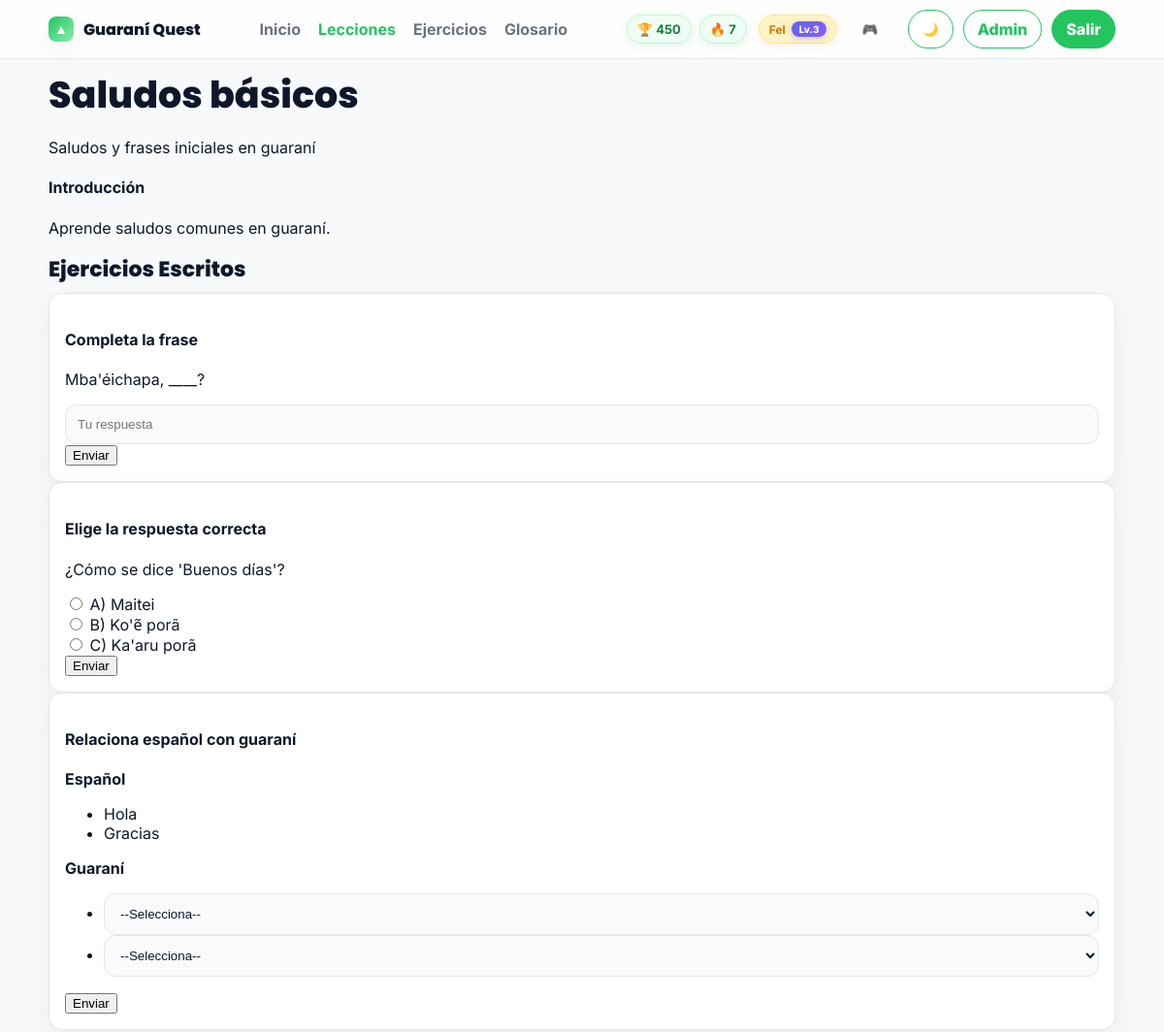
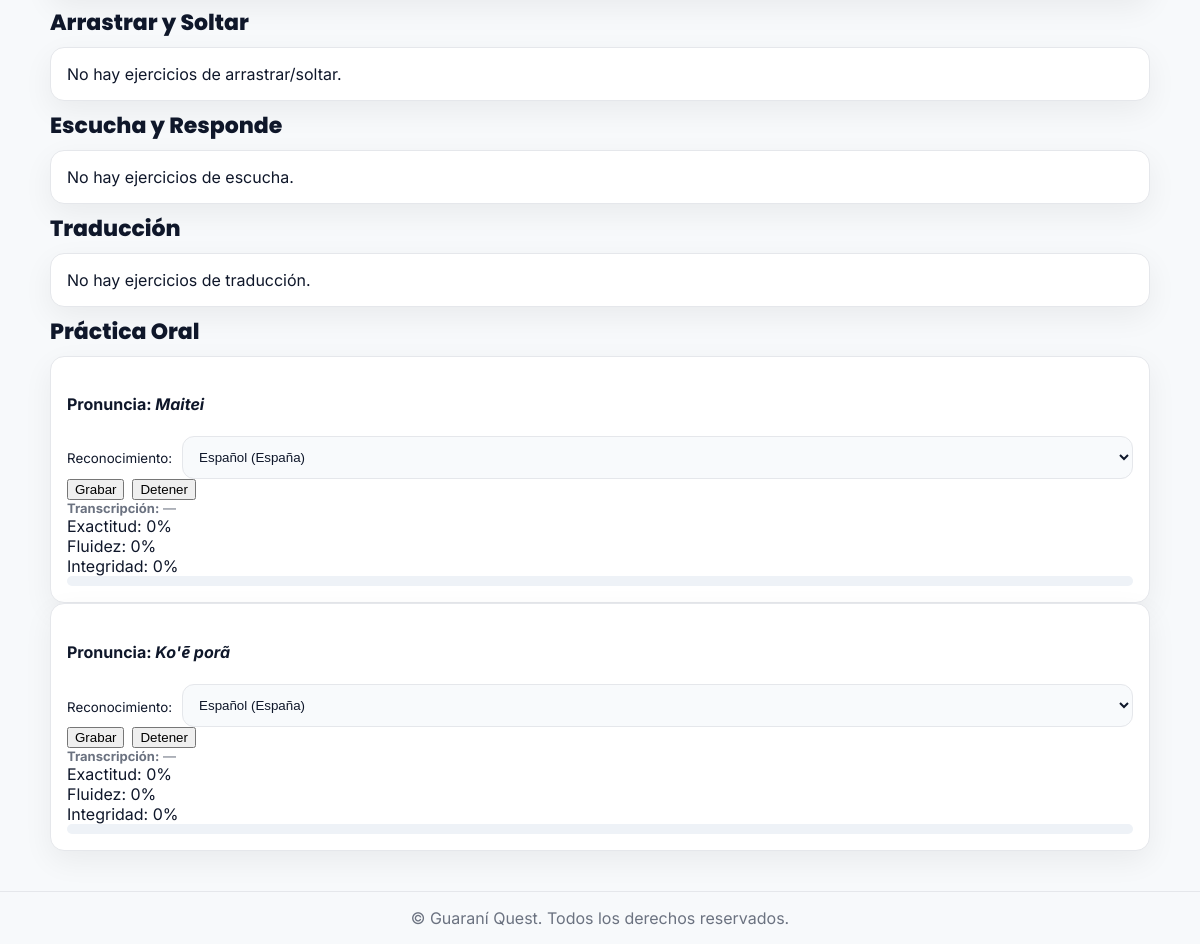
The app's page /learning/lessons/2/ (signed in) with its own data (2 pictures, top to bottom).
### learning/models.py (models this page shows, shortened)
class UserProfile(models.Model):
    user = models.OneToOneField(User, on_delete=models.CASCADE, related_name='profile')
    points = models.PositiveIntegerField(default=0)
    streak = models.PositiveIntegerField(default=0)
    last_active = models.DateField(auto_now=True)

class VirtualPet(models.Model):
    user = models.OneToOneField(User, on_delete=models.CASCADE, related_name='pet')
    name = models.CharField(max_length=50, default='Karai')
    species = models.CharField(max_length=50, default='Jaguareté')
    happiness = models.PositiveSmallIntegerField(default=50)  # 0-100
    energy = models.PositiveSmallIntegerField(default=70)     # 0-100
    level = models.PositiveSmallIntegerField(default=1)
    experience = models.PositiveIntegerField(default=0)      # XP for leveling up
    last_interaction = models.DateTimeField(auto_now=True)
    last_fed = models.DateTimeField(null=True, blank=True)
    last_played = models.DateTimeField(null=True, blank=True)
    last_cleaned = models.DateTimeField(null=True, blank=True)
    MOOD_CHOICES = [
        ('happy', 'Feliz'),
        ('sad', 'Triste'),
        ('tired', 'Cansado'),
        ('hungry', 'Hambriento'),
        ('bored', 'Aburrido'),
        ('excited', 'Emocionado'),
        ('sleepy', 'Somnoliento'),
    ]
    mood = models.CharField(max_length=20, choices=MOOD_CHOICES, default='happy')
    PET_SPECIES = [
        ('jaguarete', 'Jaguareté'),
        ('tucán', 'Tucán'),
        ('capibara', 'Capibara'),
        ('mariposa', 'Mariposa'),
        ('mono', 'Mono'),
    ]
    species = models.CharField(max_length=20, choices=PET_SPECIES, default='jaguarete')

class Lesson(models.Model):
    title = models.CharField(max_length=200)
    description = models.TextField(blank=True)
    order = models.PositiveIntegerField(default=0)
    is_published = models.BooleanField(default=True)
    class Meta:
        ordering = ["order", "id"]

class LessonSection(models.Model):
    lesson = models.ForeignKey(Lesson, on_delete=models.CASCADE, related_name="sections")
    title = models.CharField(max_length=200, blank=True)
    body = models.TextField(blank=True)
    reference_audio = models.FileField(upload_to="lesson_sections/", blank=True, null=True)
    order = models.PositiveIntegerField(default=0)
    class Meta:
        ordering = ["order", "id"]

class FillBlankExercise(models.Model):
    lesson = models.ForeignKey(Lesson, on_delete=models.CASCADE, related_name="fillblanks")
    prompt_text = models.TextField(help_text="Usa '____' para indicar el espacio en blanco.")
    correct_answer = models.CharField(max_length=255)
    order = models.PositiveIntegerField(default=0)
    class Meta:
        ordering = ["order", "id"]

class MultipleChoiceExercise(models.Model):
    lesson = models.ForeignKey(Lesson, on_delete=models.CASCADE, related_name="mcqs")
    question_text = models.TextField()
    choices_json = models.JSONField()
    correct_key = models.CharField(max_length=10)
    order = models.PositiveIntegerField(default=0)
    class Meta:
        ordering = ["order", "id"]

class MatchingExercise(models.Model):
    lesson = models.ForeignKey(Lesson, on_delete=models.CASCADE, related_name="matchings")
    instructions = models.CharField(max_length=255, default="Relaciona las parejas")
    order = models.PositiveIntegerField(default=0)
    class Meta:
        ordering = ["order", "id"]

class MatchingPair(models.Model):
    exercise = models.ForeignKey(MatchingExercise, on_delete=models.CASCADE, related_name="pairs")
    left_text = models.CharField(max_length=255)
    right_text = models.CharField(max_length=255)

class PronunciationExercise(models.Model):
    lesson = models.ForeignKey(Lesson, on_delete=models.CASCADE, related_name="pronun_exercises")
    text_guarani = models.CharField(max_length=255)
    reference_audio = models.FileField(upload_to="pronunciation_refs/", blank=True, null=True)
    order = models.PositiveIntegerField(default=0)
    class Meta:
        ordering = ["order", "id"]

### learning/views.py (the view)
# urls.py: path("lessons/<int:pk>/", views.lesson_detail, name="lesson_detail"),
@login_required
def lesson_detail(request, pk):
    lesson = get_object_or_404(Lesson, pk=pk, is_published=True)
    ctx = {
        "lesson": lesson,
        "sections": lesson.sections.all(),
        "fillblanks": lesson.fillblanks.all(),
        "mcqs": lesson.mcqs.all(),
        "matchings": lesson.matchings.all(),
        "pronun_exercises": lesson.pronun_exercises.all(),
    }
    return render(request, "learning/lesson_detail.html", ctx)

### learning/templates/learning/lesson_detail.html (shortened to what this page needs)
{% extends "base.html" %}
{% load static %}
{% block content %}
  <h1>{{ lesson.title }}</h1>
  <p>{{ lesson.description }}</p>
  {% for section in sections %}
    <section class="section">
      <h4>{{ section.title }}</h4>
      <p>{{ section.body }}</p>
    </section>
  {% endfor %}
  <h3>Ejercicios Escritos</h3>
  {% for ex in fillblanks %}
    {% include "learning/partials/exercise_fillblank.html" with ex=ex %}
  {% endfor %}
  {% for ex in mcqs %}
    {% include "learning/partials/exercise_mcq.html" with ex=ex %}
  {% endfor %}
  {% for ex in matchings %}
    {% include "learning/partials/exercise_matching.html" with ex=ex %}
  {% endfor %}
  <h3>Arrastrar y Soltar</h3>
{% for ex in dragdrops %}
  {% include "learning/partials/exercise_dragdrop.html" with ex=ex %}
{% empty %}
  <div class="card">No hay ejercicios de arrastrar/soltar.</div>
{% endfor %}
<h3>Escucha y Responde</h3>
{% for ex in listenings %}
  {% include "learning/partials/exercise_listening.html" with ex=ex %}
{% empty %}
  <div class="card">No hay ejercicios de escucha.</div>
{% endfor %}
<h3>Traducción</h3>
{% for ex in translations %}
  {% include "learning/partials/exercise_translation.html" with ex=ex %}
{% empty %}
  <div class="card">No hay ejercicios de traducción.</div>
{% endfor %}
{% load static %}
  <h3>Práctica Oral</h3>
  {% for ex in pronun_exercises %}
    {% include "learning/partials/pronunciation.html" with ex=ex %}
  {% empty %}
    <p>No hay ejercicios de pronunciación en esta lección.</p>
  {% endfor %}
{% endblock %}

### learning/templates/base.html (shortened to what this page needs)
<!DOCTYPE html>
<html lang="es">
<head>
  {% load static %}
  <link rel="stylesheet" href="{% static 'css/styles.css' %}">
</head>
<body class="qx">
  <header class="qx-nav">
    <div class="qx-container qx-nav-row">
      <a class="qx-brand" href="{% url 'dashboard' %}">
        <span class="qx-logo">▲</span>
        <span>Guaraní Quest</span>
      </a>
      <nav class="qx-menu desktop-menu">
        <a href="{% url 'dashboard' %}" data-match="/">Inicio</a>
        <a href="{% url 'lessons_overview' %}">Lecciones</a>
        <a href="{% url 'exercises' %}">Ejercicios</a>
        <a href="{% url 'glossary' %}">Glosario</a>
      </nav>
      <div class="qx-actions">
        {% if user.is_authenticated %}
          <div class="qx-gamification-nav">
            <div class="qx-points-display">
              <span class="qx-points" title="Puntos">🏆 {{ user.profile.points }}</span>
              <span class="qx-streak" title="Racha de días">🔥 {{ user.profile.streak }}</span>
            </div>
            {% if user.pet %}
              <div class="qx-pet-status" title="Estado de {{ user.pet.name }}">
                <span class="qx-pet-mood">{{ user.pet.get_mood_display|slice:":3" }}</span>
                <span class="qx-pet-level">Lv.{{ user.pet.level }}</span>
              </div>
            {% endif %}
            <div class="qx-quick-menu">
              <button class="qx-btn qx-ghost qx-dropdown-toggle" onclick="toggleDropdown('gamification-menu')" title="Menú de gamificación">🎮</button>
            </div>
          </div>
        {% endif %}
        <button class="qx-btn qx-outline" id="theme-toggle" onclick="toggleTheme()" title="Tema claro/oscuro">🌙</button>
        {% if user.is_authenticated %}
          <a class="qx-btn qx-outline" href="/admin/">Admin</a>
          <a class="qx-btn" href="{% url 'logout' %}">Salir</a>
        {% else %}
          <a class="qx-btn qx-outline" href="{% url 'signup' %}">Regístrate</a>
          <a class="qx-btn" href="{% url 'login' %}">Inicia Sesión</a>
        {% endif %}
      </div>
    </div>
  </header>
  <main class="qx-container" id="main">
    {% block content %}{% endblock %}
  </main>
  <footer class="qx-footer">
    <div class="qx-container">
      © {{ now|date:"Y" }} Guaraní Quest. Todos los derechos reservados.
    </div>
  </footer>
  {% load static %}
</body>
</html>

### learning/templates/learning/partials/exercise_fillblank.html (shortened to what this page needs)
<div class="card exercise" id="fillblank-{{ ex.id }}">
  <h4>Completa la frase</h4>
  <p>{{ ex.prompt_text }}</p>
  <input type="text" name="answer" placeholder="Tu respuesta" />
  <button class="btn" onclick="submitFillBlank({{ ex.id }})">Enviar</button>
</div>

### learning/templates/learning/partials/exercise_mcq.html (shortened to what this page needs)
<div class="card exercise" id="mcq-{{ ex.id }}">
  <h4>Elige la respuesta correcta</h4>
  <p>{{ ex.question_text }}</p>
  {% for opt in ex.choices_json %}
    <label>
      <input type="radio" name="mcq-{{ ex.id }}" value="{{ opt.key }}"> {{ opt.key }}) {{ opt.text }}
    </label><br>
  {% endfor %}
  <button class="btn" onclick="submitMCQ({{ ex.id }})">Enviar</button>
</div>

### learning/templates/learning/partials/exercise_matching.html (shortened to what this page needs)
<div class="card exercise" id="matching-{{ ex.id }}">
  <h4>{{ ex.instructions }}</h4>
  <div class="grid-two">
    <div>
      <strong>Español</strong>
      <ul>
        {% for pair in ex.pairs.all %}
          <li data-left="{{ pair.left_text }}">{{ pair.left_text }}</li>
        {% endfor %}
      </ul>
    </div>
    <div>
      <strong>Guaraní</strong>
      <ul>
        {% for pair in ex.pairs.all %}
          <li>
            <select class="match-right" data-left="{{ pair.left_text }}">
              <option value="">--Selecciona--</option>
            </select>
          </li>
        {% endfor %}
      </ul>
    </div>
  </div>
  <button class="btn" onclick="submitMatching({{ ex.id }})">Enviar</button>
</div>

### learning/templates/learning/partials/pronunciation.html (shortened to what this page needs)
<div class="card exercise" id="pronun-{{ ex.id }}">
  <h4>Pronuncia: <em>{{ ex.text_guarani }}</em></h4>
  <div class="mb-2" style="display:flex;gap:10px;align-items:center;">
    <label for="lang-{{ ex.id }}"><small>Reconocimiento:</small></label>
    <select id="lang-{{ ex.id }}">
      <option value="es-ES">Español (España)</option>
    </select>
  </div>
  <div class="pronun-controls" style="display:flex;gap:8px;flex-wrap:wrap;">
    <button class="btn" onclick="startPronunciation('{{ ex.id }}', `{{ ex.text_guarani }}`)">Grabar</button>
    <button class="btn-secondary" onclick="stopPronunciation('{{ ex.id }}')">Detener</button>
  </div>
  <div class="mt-2" style="font-size:13px;color:var(--muted);">
    <strong>Transcripción:</strong>
    <span id="live-{{ ex.id }}" class="transcript">—</span>
  </div>
  <div class="pronun-feedback mt-2">
    <div>Exactitud: <span id="acc-{{ ex.id }}">0</span>%</div>
    <div>Fluidez: <span id="flu-{{ ex.id }}">0</span>%</div>
    <div>Integridad: <span id="comp-{{ ex.id }}">0</span>%</div>
    <div class="progress"><div class="bar" id="bar-{{ ex.id }}" style="width:0%"></div></div>
  </div>
</div>

### learning/static/css/styles.css (style rules this page uses)
:root { --green:#22c55e; --green-600:#16a34a; --green-700:#15803d; --bg:#f7f9fb; --text:#0f172a; --muted:#6b7280; --card:#ffffff; --border:#e5e7eb; --radius:14px; --shadow:0 10px 30px rgba(0,0,0,.06); }
* { box-sizing:border-box }
html,body { height:100% }
body.qx { margin:0; background:var(--bg); color:var(--text); font-family:Inter,system-ui,Arial,sans-serif; }
.qx-container { width:92%;max-width:1100px;margin:0 auto }
.qx-nav { position:sticky;top:0;z-index:30;background:rgba(255,255,255,.8);backdrop-filter:blur(10px);border-bottom:1px solid var(--border) }
.qx-nav-row { display:flex;align-items:center;gap:14px;padding:10px 0 }
.qx-brand { display:flex;align-items:center;gap:10px;color:var(--text);text-decoration:none;font-weight:800;font-family:Poppins,Inter }
.qx-logo { display:inline-grid;place-items:center;width:26px;height:26px;border-radius:8px;background:linear-gradient(135deg,var(--green),#86efac);color:#fff;box-shadow:var(--shadow);font-size:14px }
.qx-menu { display:flex;gap:18px;margin:auto }
.qx-menu a { color:var(--muted);text-decoration:none;font-weight:700 }
.qx-menu a.active,.qx-menu a:hover { color:var(--green) }
.qx-actions { display:flex;gap:10px }
.qx-btn { background:var(--green);color:#fff;border:1px solid var(--green);padding:9px 14px;border-radius:999px;font-weight:800;text-decoration:none }
.qx-outline { background:#fff;color:var(--green);border-color:var(--green) }
.qx-ghost { background:transparent;color:var(--green);border:1px solid transparent;padding:8px 12px }
@media (min-width:901px) { .desktop-menu { display: flex; } }
h1,h2,h3 { font-family:Poppins,Inter;font-weight:800;margin:8px 0 }
h1 { font-size:38px }
h3 { font-size:22px }
.card { background:var(--card);border:1px solid var(--border);border-radius:var(--radius);box-shadow:var(--shadow);padding:16px }
input[type="text"],input[type="email"],input[type="password"],select,textarea { width:100%;padding:12px;border-radius:12px;border:1px solid var(--border);background:#f8fafc;color:var(--text);outline:none }
.progress { height:10px;width:100%;border-radius:999px;background:#eef2f7;overflow:hidden }
.qx-footer { margin-top:40px;border-top:1px solid var(--border);padding:16px 0;color:var(--muted);text-align:center }
.qx-gamification-nav { display: flex; align-items: center; gap: 12px; margin-right: 8px; }
.qx-points-display { display: flex; gap: 8px; }
.qx-points, .qx-streak { display: inline-flex; align-items: center; gap: 4px; padding: 6px 10px; border-radius: 16px; font-size: 13px; font-weight: 700; background: linear-gradient(135deg, #f0fdf4, #ecfdf5); border: 1px solid #bbf7d0; color: var(--green-700); box-shadow: 0 2px 8px rgba(34,197,94,.15); transition: all 0.2s ease; }
.qx-pet-status { display: flex; align-items: center; gap: 6px; padding: 6px 10px; border-radius: 16px; font-size: 12px; font-weight: 700; background: linear-gradient(135deg, #fef3c7, #fef2c7); border: 1px solid #fde68a; color: #d97706; box-shadow: 0 2px 8px rgba(245,158,11,.15); transition: all 0.2s ease; }
.qx-pet-mood { color: inherit; }
.qx-pet-level { background: linear-gradient(135deg, #6366f1, #8b5cf6); color: white; padding: 2px 8px; border-radius: 10px; font-size: 10px; font-weight: 800; box-shadow: 0 2px 6px rgba(99,102,241,.3); }
.qx-quick-menu { position: relative; }
.qx-points, .qx-streak { animation: pulse 3s ease-in-out infinite; }

### records on screen
Lesson: title "Saludos básicos", description "Saludos y frases iniciales en guaraní"
LessonSection: title "Introducción", body "Aprende saludos comunes en guaraní."
FillBlankExercise: prompt_text "Mba'éichapa, ____?"
MultipleChoiceExercise: question_text "¿Cómo se dice 'Buenos días'?", key "A" "B" "C", text "Maitei" "Ko'ẽ porã" "Ka'aru porã"
MatchingExercise: instructions "Relaciona español con guaraní"
MatchingPair: left_text "Hola"
MatchingPair: left_text "Gracias"
PronunciationExercise: text_guarani "Maitei", id "Español (España)"
PronunciationExercise: text_guarani "Ko'ẽ porã", id "Español (España)"

### other values on screen
{{ user.profile.points }} "450"
{{ user.profile.streak }} "7"
{{ user.pet.get_mood_display|slice:":3" }} "Fel"
{{ user.pet.level }} "3"
